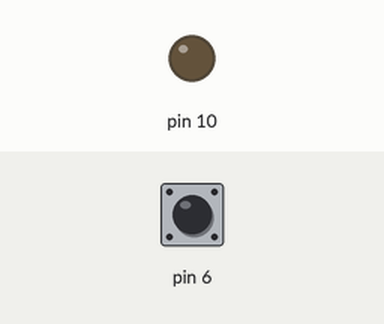
This sketch was run on a simulated Arduino Uno, built with avr-gcc and run on an emulated ATmega328P. Shown: output pins drawn as LEDs (lit = HIGH). The inputs (shaded band) are chosen by the test bench; at power-on: pin 6 HIGH.

Above: at 1.4 s.
1.5 s: pin 6 pulled LOW for 1 s
At 1.7 s:
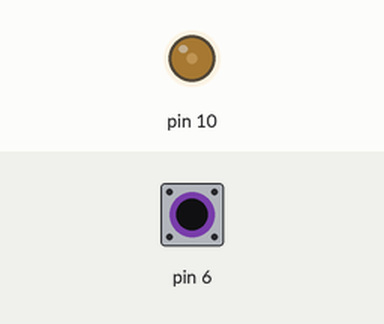
4.0 s: pin 6 pulled LOW for 0.25 s
At 5.4 s:
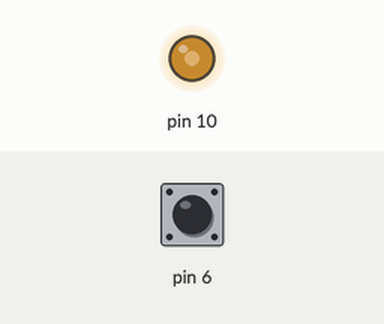
5.7 s: pin 6 pulled LOW for 3.2 s
At 10.1 s:
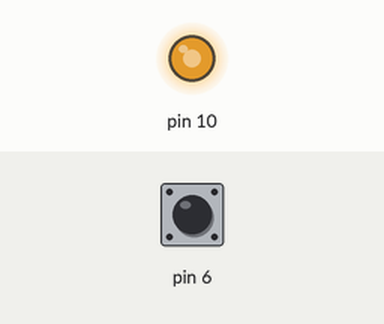
Timing chart, 0 to 11.6 s (numbered marks = the images above; inputs shaded):
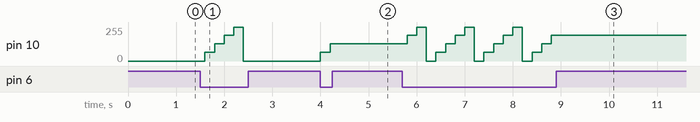

Measured:
- after the input at 1.5 s, pin 10: 0/255 → 64/255 after 0.10 s, → 128/255 0.20 s later, → 192/255 0.20 s later, → 255/255 0.20 s later, … (5 changes in this stretch)
- after the input at 4.0 s, pin 10: 0/255 → 64/255 at once, → 128/255 0.20 s later
- after the input at 5.7 s, pin 10: 128/255 → 192/255 after 0.10 s, then repeats every 1.0 s: 255/255 0.20 s, 0/255 0.20 s, 64/255 0.20 s, 128/255 0.20 s, 192/255 0.20 s, until it stays 192/255 from 8.8 s

The sketch:

Microcontroladores_para_controle_de_dispositivos.ino
```cpp
int velocidade = 0;

void setup(){
	pinMode(10, OUTPUT);
	pinMode(6, INPUT_PULLUP);
}

void loop(){
  delay(200);
  if(digitalRead(6) == LOW){
    velocidade++;

    switch(velocidade){
      case 1:
      	analogWrite(10, 64);
      break;
      case 2:
      	analogWrite(10, 128);
      break;
      case 3:
      	analogWrite(10,192);
      break;
      case 4:
      	analogWrite(10, 255);
      break;
      default:
      	velocidade = 0;
      	analogWrite(10,0);
  }
  	}
	 }
      
```
